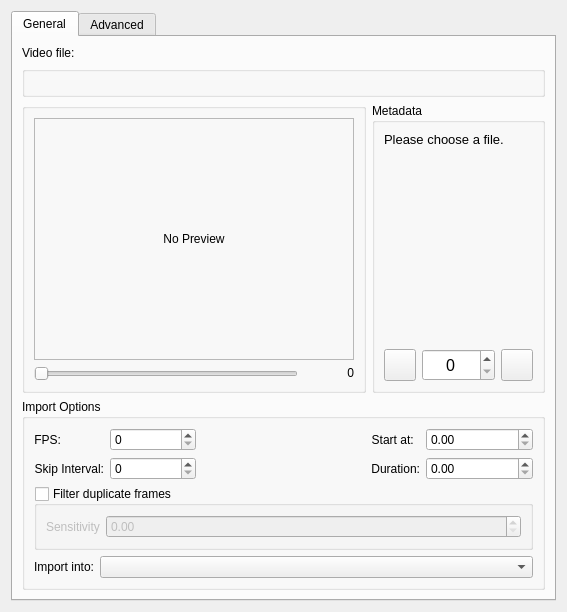
<?xml version="1.0" encoding="UTF-8"?>
<ui version="4.0">
 <author>
    SPDX-FileCopyrightText: none
    SPDX-License-Identifier: GPL-3.0-or-later
 </author>
 <class>VideoImportDialog</class>
 <widget class="QWidget" name="VideoImportDialog">
  <property name="geometry">
   <rect>
    <x>0</x>
    <y>0</y>
    <width>554</width>
    <height>559</height>
   </rect>
  </property>
  <property name="sizePolicy">
   <sizepolicy hsizetype="MinimumExpanding" vsizetype="MinimumExpanding">
    <horstretch>0</horstretch>
    <verstretch>0</verstretch>
   </sizepolicy>
  </property>
  <property name="windowTitle">
   <string>Video Animation Import</string>
  </property>
  <layout class="QVBoxLayout" name="verticalLayout_6">
   <item>
    <widget class="QTabWidget" name="tabWidget">
     <property name="currentIndex">
      <number>0</number>
     </property>
     <widget class="QWidget" name="tabGeneral">
      <attribute name="title">
       <string>General</string>
      </attribute>
      <layout class="QFormLayout" name="formLayout_5">
       <item row="0" column="0">
        <widget class="QLabel" name="fileLocationLabel">
         <property name="text">
          <string>Video file:</string>
         </property>
        </widget>
       </item>
       <item row="1" column="0" colspan="2">
        <widget class="KisWarningBlock" name="lblWarning"/>
       </item>
       <item row="2" column="0" colspan="2">
        <widget class="QWidget" name="widget_6" native="true">
         <layout class="QHBoxLayout" name="horizontalLayout_3">
          <property name="leftMargin">
           <number>0</number>
          </property>
          <property name="topMargin">
           <number>0</number>
          </property>
          <property name="rightMargin">
           <number>0</number>
          </property>
          <property name="bottomMargin">
           <number>0</number>
          </property>
          <item>
           <widget class="QGroupBox" name="groupBox_2">
            <layout class="QVBoxLayout" name="verticalLayout_2">
             <item>
              <widget class="QLabel" name="thumbnailImageHolder">
               <property name="minimumSize">
                <size>
                 <width>320</width>
                 <height>240</height>
                </size>
               </property>
               <property name="frameShape">
                <enum>QFrame::StyledPanel</enum>
               </property>
               <property name="text">
                <string>No Preview</string>
               </property>
               <property name="scaledContents">
                <bool>false</bool>
               </property>
               <property name="alignment">
                <set>Qt::AlignCenter</set>
               </property>
              </widget>
             </item>
             <item>
              <widget class="QWidget" name="widget_5" native="true">
               <property name="sizePolicy">
                <sizepolicy hsizetype="Preferred" vsizetype="Fixed">
                 <horstretch>0</horstretch>
                 <verstretch>0</verstretch>
                </sizepolicy>
               </property>
               <layout class="QHBoxLayout" name="horizontalLayout_2">
                <property name="leftMargin">
                 <number>0</number>
                </property>
                <property name="topMargin">
                 <number>0</number>
                </property>
                <property name="rightMargin">
                 <number>0</number>
                </property>
                <property name="bottomMargin">
                 <number>0</number>
                </property>
                <item>
                 <widget class="QSlider" name="videoPreviewSlider">
                  <property name="maximum">
                   <number>1</number>
                  </property>
                  <property name="orientation">
                   <enum>Qt::Horizontal</enum>
                  </property>
                 </widget>
                </item>
                <item>
                 <widget class="QLabel" name="videoPreviewSliderValueLabel">
                  <property name="sizePolicy">
                   <sizepolicy hsizetype="Preferred" vsizetype="Fixed">
                    <horstretch>0</horstretch>
                    <verstretch>0</verstretch>
                   </sizepolicy>
                  </property>
                  <property name="minimumSize">
                   <size>
                    <width>50</width>
                    <height>0</height>
                   </size>
                  </property>
                  <property name="text">
                   <string>0</string>
                  </property>
                  <property name="alignment">
                   <set>Qt::AlignRight|Qt::AlignTrailing|Qt::AlignVCenter</set>
                  </property>
                 </widget>
                </item>
               </layout>
              </widget>
             </item>
            </layout>
           </widget>
          </item>
          <item>
           <widget class="QGroupBox" name="groupBox">
            <property name="title">
             <string>Metadata</string>
            </property>
            <layout class="QVBoxLayout" name="verticalLayout_3">
             <item>
              <widget class="QLabel" name="fileLoadedDetails">
               <property name="sizePolicy">
                <sizepolicy hsizetype="Expanding" vsizetype="Expanding">
                 <horstretch>0</horstretch>
                 <verstretch>0</verstretch>
                </sizepolicy>
               </property>
               <property name="font">
                <font>
                 <pointsize>10</pointsize>
                 <kerning>true</kerning>
                </font>
               </property>
               <property name="text">
                <string>Please choose a file.</string>
               </property>
               <property name="alignment">
                <set>Qt::AlignLeading|Qt::AlignLeft|Qt::AlignTop</set>
               </property>
               <property name="wordWrap">
                <bool>true</bool>
               </property>
               <property name="margin">
                <number>8</number>
               </property>
              </widget>
             </item>
             <item>
              <layout class="QHBoxLayout" name="horizontalLayout_5">
               <item>
                <widget class="QPushButton" name="prevFrameButton">
                 <property name="sizePolicy">
                  <sizepolicy hsizetype="Fixed" vsizetype="Fixed">
                   <horstretch>0</horstretch>
                   <verstretch>0</verstretch>
                  </sizepolicy>
                 </property>
                 <property name="minimumSize">
                  <size>
                   <width>32</width>
                   <height>32</height>
                  </size>
                 </property>
                 <property name="maximumSize">
                  <size>
                   <width>32</width>
                   <height>32</height>
                  </size>
                 </property>
                 <property name="text">
                  <string/>
                 </property>
                </widget>
               </item>
               <item>
                <widget class="QSpinBox" name="currentFrameNumberInput">
                 <property name="maximumSize">
                  <size>
                   <width>96</width>
                   <height>32</height>
                  </size>
                 </property>
                 <property name="font">
                  <font>
                   <pointsize>12</pointsize>
                  </font>
                 </property>
                 <property name="alignment">
                  <set>Qt::AlignCenter</set>
                 </property>
                 <property name="maximum">
                  <number>99999</number>
                 </property>
                </widget>
               </item>
               <item>
                <widget class="QPushButton" name="nextFrameButton">
                 <property name="sizePolicy">
                  <sizepolicy hsizetype="Fixed" vsizetype="Fixed">
                   <horstretch>0</horstretch>
                   <verstretch>0</verstretch>
                  </sizepolicy>
                 </property>
                 <property name="minimumSize">
                  <size>
                   <width>32</width>
                   <height>32</height>
                  </size>
                 </property>
                 <property name="maximumSize">
                  <size>
                   <width>32</width>
                   <height>32</height>
                  </size>
                 </property>
                 <property name="text">
                  <string/>
                 </property>
                </widget>
               </item>
              </layout>
             </item>
            </layout>
           </widget>
          </item>
         </layout>
        </widget>
       </item>
       <item row="3" column="0" colspan="2">
        <widget class="QGroupBox" name="exportOptionsGroup">
         <property name="title">
          <string>Import Options</string>
         </property>
         <layout class="QFormLayout" name="formLayout_2">
          <item row="1" column="0" colspan="2">
           <widget class="QGroupBox" name="optionFilterDuplicates">
            <property name="toolTip">
             <string>Use ffmpeg to detect similar frames and reduce the total number of frames imported.</string>
            </property>
            <property name="title">
             <string>Filter duplicate frames</string>
            </property>
            <property name="flat">
             <bool>false</bool>
            </property>
            <property name="checkable">
             <bool>true</bool>
            </property>
            <property name="checked">
             <bool>false</bool>
            </property>
            <layout class="QFormLayout" name="formLayout">
             <property name="fieldGrowthPolicy">
              <enum>QFormLayout::ExpandingFieldsGrow</enum>
             </property>
             <item row="0" column="0">
              <widget class="QLabel" name="sensitivityLabel">
               <property name="sizePolicy">
                <sizepolicy hsizetype="Preferred" vsizetype="Preferred">
                 <horstretch>0</horstretch>
                 <verstretch>0</verstretch>
                </sizepolicy>
               </property>
               <property name="text">
                <string>Sensitivity</string>
               </property>
               <property name="indent">
                <number>-1</number>
               </property>
              </widget>
             </item>
             <item row="0" column="1">
              <widget class="KisDoubleSliderSpinBox" name="sensitivitySpinbox">
               <property name="sizePolicy">
                <sizepolicy hsizetype="MinimumExpanding" vsizetype="Preferred">
                 <horstretch>0</horstretch>
                 <verstretch>0</verstretch>
                </sizepolicy>
               </property>
               <property name="toolTip">
                <string>How sensitive should the duplicate frame filter be when determining
which frames are added to IKriate.
The higher the sensitivity, the more frames are added to IKriate.</string>
               </property>
              </widget>
             </item>
            </layout>
           </widget>
          </item>
          <item row="2" column="0">
           <widget class="QLabel" name="importDocumentLabel">
            <property name="text">
             <string>Import into:</string>
            </property>
            <property name="alignment">
             <set>Qt::AlignRight|Qt::AlignTrailing|Qt::AlignVCenter</set>
            </property>
           </widget>
          </item>
          <item row="2" column="1">
           <widget class="QComboBox" name="cmbDocumentHandler">
            <property name="sizePolicy">
             <sizepolicy hsizetype="MinimumExpanding" vsizetype="Fixed">
              <horstretch>0</horstretch>
              <verstretch>0</verstretch>
             </sizepolicy>
            </property>
           </widget>
          </item>
          <item row="0" column="0" colspan="2">
           <widget class="QWidget" name="widget" native="true">
            <layout class="QHBoxLayout" name="horizontalLayout_6">
             <property name="leftMargin">
              <number>0</number>
             </property>
             <property name="topMargin">
              <number>0</number>
             </property>
             <property name="rightMargin">
              <number>0</number>
             </property>
             <property name="bottomMargin">
              <number>0</number>
             </property>
             <item>
              <widget class="QWidget" name="widget_4" native="true">
               <layout class="QFormLayout" name="formLayout_7">
                <property name="leftMargin">
                 <number>0</number>
                </property>
                <property name="topMargin">
                 <number>0</number>
                </property>
                <property name="rightMargin">
                 <number>0</number>
                </property>
                <property name="bottomMargin">
                 <number>0</number>
                </property>
                <item row="0" column="0">
                 <widget class="QLabel" name="fpsLabel">
                  <property name="text">
                   <string>FPS:</string>
                  </property>
                  <property name="alignment">
                   <set>Qt::AlignRight|Qt::AlignTrailing|Qt::AlignVCenter</set>
                  </property>
                 </widget>
                </item>
                <item row="0" column="1">
                 <widget class="QSpinBox" name="fpsSpinbox"/>
                </item>
                <item row="1" column="0">
                 <widget class="QLabel" name="frameSkipLabel">
                  <property name="text">
                   <string>Skip Interval:</string>
                  </property>
                  <property name="alignment">
                   <set>Qt::AlignRight|Qt::AlignTrailing|Qt::AlignVCenter</set>
                  </property>
                 </widget>
                </item>
                <item row="1" column="1">
                 <widget class="QSpinBox" name="frameSkipSpinbox"/>
                </item>
               </layout>
              </widget>
             </item>
             <item>
              <widget class="QWidget" name="widget_2" native="true">
               <layout class="QFormLayout" name="formLayout_9">
                <property name="leftMargin">
                 <number>0</number>
                </property>
                <property name="topMargin">
                 <number>0</number>
                </property>
                <property name="rightMargin">
                 <number>0</number>
                </property>
                <property name="bottomMargin">
                 <number>0</number>
                </property>
                <item row="0" column="0" colspan="2">
                 <widget class="QLabel" name="fpsDocumentLabel">
                  <property name="text">
                   <string/>
                  </property>
                  <property name="alignment">
                   <set>Qt::AlignRight|Qt::AlignTrailing|Qt::AlignVCenter</set>
                  </property>
                 </widget>
                </item>
               </layout>
              </widget>
             </item>
             <item>
              <widget class="QWidget" name="widget_3" native="true">
               <layout class="QFormLayout" name="formLayout_8">
                <property name="leftMargin">
                 <number>0</number>
                </property>
                <property name="topMargin">
                 <number>0</number>
                </property>
                <property name="rightMargin">
                 <number>0</number>
                </property>
                <property name="bottomMargin">
                 <number>0</number>
                </property>
                <item row="0" column="0">
                 <widget class="QLabel" name="startExportingAtLabel">
                  <property name="text">
                   <string>Start at: </string>
                  </property>
                  <property name="alignment">
                   <set>Qt::AlignRight|Qt::AlignTrailing|Qt::AlignVCenter</set>
                  </property>
                 </widget>
                </item>
                <item row="0" column="1">
                 <widget class="QDoubleSpinBox" name="startExportingAtSpinbox">
                  <property name="sizePolicy">
                   <sizepolicy hsizetype="Minimum" vsizetype="Fixed">
                    <horstretch>0</horstretch>
                    <verstretch>0</verstretch>
                   </sizepolicy>
                  </property>
                  <property name="minimumSize">
                   <size>
                    <width>100</width>
                    <height>0</height>
                   </size>
                  </property>
                 </widget>
                </item>
                <item row="1" column="0">
                 <widget class="QLabel" name="exportDurationLabel">
                  <property name="text">
                   <string>Duration:</string>
                  </property>
                  <property name="alignment">
                   <set>Qt::AlignRight|Qt::AlignTrailing|Qt::AlignVCenter</set>
                  </property>
                 </widget>
                </item>
                <item row="1" column="1">
                 <widget class="QDoubleSpinBox" name="exportDurationSpinbox">
                  <property name="sizePolicy">
                   <sizepolicy hsizetype="Minimum" vsizetype="Fixed">
                    <horstretch>0</horstretch>
                    <verstretch>0</verstretch>
                   </sizepolicy>
                  </property>
                  <property name="minimumSize">
                   <size>
                    <width>100</width>
                    <height>0</height>
                   </size>
                  </property>
                 </widget>
                </item>
               </layout>
              </widget>
             </item>
            </layout>
           </widget>
          </item>
         </layout>
        </widget>
       </item>
       <item row="0" column="1">
        <widget class="KisFileNameRequester" name="fileLocation" native="true"/>
       </item>
      </layout>
     </widget>
     <widget class="QWidget" name="tabOptions">
      <attribute name="title">
       <string>Advanced</string>
      </attribute>
      <layout class="QFormLayout" name="formLayout_6">
       <item row="0" column="0" colspan="2">
        <widget class="QGroupBox" name="optionsDocumentGroup">
         <property name="title">
          <string>Document</string>
         </property>
         <layout class="QFormLayout" name="formLayout1">
          <item row="0" column="0">
           <widget class="QLabel" name="documentWidthLabel">
            <property name="text">
             <string>Width:</string>
            </property>
            <property name="alignment">
             <set>Qt::AlignRight|Qt::AlignTrailing|Qt::AlignVCenter</set>
            </property>
           </widget>
          </item>
          <item row="0" column="1">
           <widget class="QSpinBox" name="documentWidthSpinbox"/>
          </item>
          <item row="1" column="0">
           <widget class="QLabel" name="documentHeightLabel">
            <property name="text">
             <string>Height:</string>
            </property>
            <property name="alignment">
             <set>Qt::AlignRight|Qt::AlignTrailing|Qt::AlignVCenter</set>
            </property>
           </widget>
          </item>
          <item row="1" column="1">
           <widget class="QSpinBox" name="documentHeightSpinbox"/>
          </item>
         </layout>
        </widget>
       </item>
       <item row="1" column="0" colspan="2">
        <widget class="QGroupBox" name="optionsImportVideoScaleGroup">
         <property name="title">
          <string>Import Video Scale</string>
         </property>
         <layout class="QFormLayout" name="formLayout_3">
          <item row="0" column="0">
           <widget class="QLabel" name="videoWidthLabel">
            <property name="text">
             <string>Width:</string>
            </property>
            <property name="alignment">
             <set>Qt::AlignRight|Qt::AlignTrailing|Qt::AlignVCenter</set>
            </property>
           </widget>
          </item>
          <item row="0" column="1">
           <widget class="QSpinBox" name="videoWidthSpinbox"/>
          </item>
          <item row="1" column="0">
           <widget class="QLabel" name="videoHeightLabel">
            <property name="text">
             <string>Height:</string>
            </property>
            <property name="alignment">
             <set>Qt::AlignRight|Qt::AlignTrailing|Qt::AlignVCenter</set>
            </property>
           </widget>
          </item>
          <item row="1" column="1">
           <widget class="QSpinBox" name="videoHeightSpinbox"/>
          </item>
          <item row="2" column="0">
           <widget class="QLabel" name="videoScaleFilterLabel">
            <property name="text">
             <string comment="Resize interpolation method list label">Filter:</string>
            </property>
            <property name="alignment">
             <set>Qt::AlignRight|Qt::AlignTrailing|Qt::AlignVCenter</set>
            </property>
           </widget>
          </item>
          <item row="2" column="1">
           <widget class="QComboBox" name="cmbVideoScaleFilter"/>
          </item>
         </layout>
        </widget>
       </item>
       <item row="2" column="0" colspan="2">
        <widget class="QGroupBox" name="optionsFFMpegGroup">
         <property name="title">
          <string>FFmpeg</string>
         </property>
         <layout class="QFormLayout" name="formLayout_4">
          <item row="0" column="0">
           <widget class="QLabel" name="ffmpegLocationLabel">
            <property name="text">
             <string>FFmpeg path:</string>
            </property>
           </widget>
          </item>
          <item row="0" column="1">
           <layout class="QHBoxLayout" name="horizontalLayout">
            <item>
             <widget class="QComboBox" name="cmbFFMpegLocation"/>
            </item>
            <item>
             <widget class="QToolButton" name="ffmpegPickerButton">
              <property name="sizePolicy">
               <sizepolicy hsizetype="Fixed" vsizetype="Minimum">
                <horstretch>0</horstretch>
                <verstretch>0</verstretch>
               </sizepolicy>
              </property>
              <property name="text">
               <string>...</string>
              </property>
             </widget>
            </item>
           </layout>
          </item>
          <item row="1" column="0">
           <widget class="QLabel" name="ffprobeLocationLabel">
            <property name="text">
             <string>FFprobe path:</string>
            </property>
           </widget>
          </item>
          <item row="1" column="1">
           <layout class="QHBoxLayout" name="horizontalLayout_4">
            <item>
             <widget class="QComboBox" name="cmbFFProbeLocation"/>
            </item>
            <item>
             <widget class="QToolButton" name="ffprobePickerButton">
              <property name="sizePolicy">
               <sizepolicy hsizetype="Fixed" vsizetype="Minimum">
                <horstretch>0</horstretch>
                <verstretch>0</verstretch>
               </sizepolicy>
              </property>
              <property name="text">
               <string>...</string>
              </property>
             </widget>
            </item>
           </layout>
          </item>
         </layout>
        </widget>
       </item>
      </layout>
     </widget>
    </widget>
   </item>
  </layout>
 </widget>
 <customwidgets>
  <customwidget>
   <class>KisDoubleSliderSpinBox</class>
   <extends>QDoubleSpinBox</extends>
   <header location="global">kis_slider_spin_box.h</header>
   <container>1</container>
  </customwidget>
  <customwidget>
   <class>KisWarningBlock</class>
   <extends>QGroupBox</extends>
   <header location="global">kis_warning_block.h</header>
   <container>1</container>
  </customwidget>
  <customwidget>
   <class>KisFileNameRequester</class>
   <extends>QWidget</extends>
   <header location="global">kis_file_name_requester.h</header>
   <container>1</container>
  </customwidget>
 </customwidgets>
 <tabstops>
  <tabstop>tabWidget</tabstop>
  <tabstop>videoPreviewSlider</tabstop>
  <tabstop>prevFrameButton</tabstop>
  <tabstop>currentFrameNumberInput</tabstop>
  <tabstop>nextFrameButton</tabstop>
  <tabstop>fpsSpinbox</tabstop>
  <tabstop>frameSkipSpinbox</tabstop>
  <tabstop>startExportingAtSpinbox</tabstop>
  <tabstop>exportDurationSpinbox</tabstop>
  <tabstop>optionFilterDuplicates</tabstop>
  <tabstop>sensitivitySpinbox</tabstop>
  <tabstop>cmbDocumentHandler</tabstop>
  <tabstop>documentWidthSpinbox</tabstop>
  <tabstop>documentHeightSpinbox</tabstop>
  <tabstop>videoWidthSpinbox</tabstop>
  <tabstop>videoHeightSpinbox</tabstop>
  <tabstop>cmbVideoScaleFilter</tabstop>
  <tabstop>cmbFFMpegLocation</tabstop>
  <tabstop>ffmpegPickerButton</tabstop>
  <tabstop>cmbFFProbeLocation</tabstop>
  <tabstop>ffprobePickerButton</tabstop>
 </tabstops>
 <resources/>
 <connections/>
</ui>
